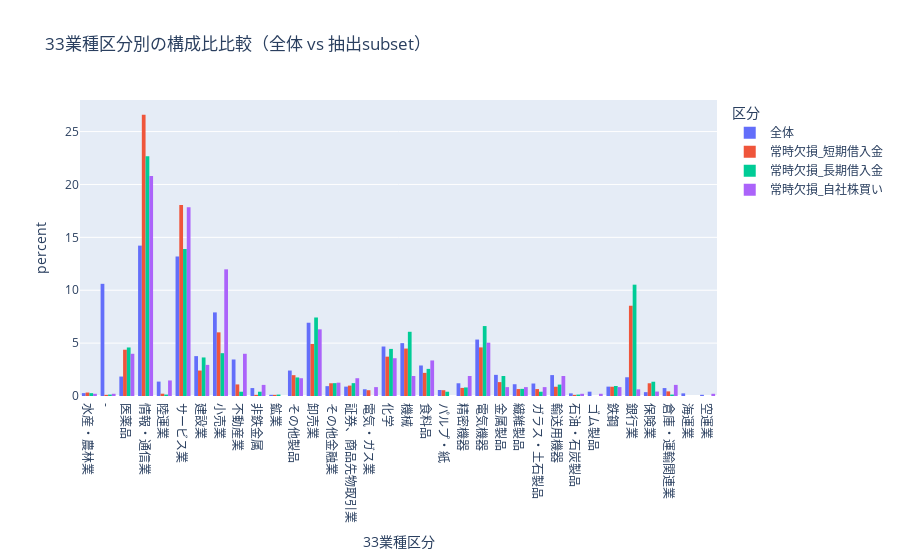

Write notebook code for a chart like this one.
### Markdown cell above
### 短期借入金、長期借入金、自社株買いの傾向を詳細分析

### Code cell
df_target = df_ALL_DATAs[["コード", "年度", "短期借入金", "長期借入金", "自社株買い"]].copy()
#display(df_target)

# 欠損率割合いの分布
missing_ratio_by_code = (
    df_target.groupby("コード")[["短期借入金", "長期借入金", "自社株買い"]]
      .apply(lambda g: g.isnull().mean())
      .reset_index()
)
#display(missing_ratio_by_code.info())
fig = px.histogram(missing_ratio_by_code, x=["短期借入金", "長期借入金", "自社株買い"],
    title="短期借入金、長期借入金、自社株買いの欠損率分布", labels={"value": "欠損率"}, barmode="group", histnorm="percent")
#fig.show()

# 各企業の欠損率を計算し、"常時欠損" を抽出
codes_list = {}
missing_ratio_by_code = missing_ratio_by_code.set_index("コード")
#display(missing_ratio_by_code)
for col in ["短期借入金", "長期借入金", "自社株買い"]:
    df = missing_ratio_by_code[col]
    df = df[(df == 1.0)]
    codes_list[col] = df.index.tolist()
    #display(len(codes_list[col]))
#display(codes_list)

# 業種に偏りがあるか確認
p = os.path.join(settings["data_path"], settings["files_reference"][0])
df = pd.read_csv(p,header=0,na_values=[])

# 全体データ
df_industry_33 = df[["コード","33業種区分"]].drop_duplicates().set_index("コード")
df_industry_33["区分"] = "全体"
df_industry_17 = df[["コード","17業種区分"]].drop_duplicates().set_index("コード")
df_industry_17["区分"] = "全体"
#display(df_industry_17)
#display(df_industry_33)

# subsetデータ
df_sub_33 = {}
for col in ["短期借入金", "長期借入金", "自社株買い"]:
    df_sub_33[col] = df[df["コード"].isin(codes_list[col])].copy()
    df_sub_33[col] = df_sub_33[col][["コード","33業種区分"]].drop_duplicates().set_index("コード")
    df_sub_33[col]["区分"] = f"常時欠損_{col}"
    #display(df_sub_33[col])
    
# 結合
df_combined = pd.concat([df_industry_33, df_sub_33["短期借入金"], df_sub_33["長期借入金"], df_sub_33["自社株買い"]])

# Plotly Expressで可視化
fig = px.histogram(
    df_combined,
    x="33業種区分",
    color="区分",
    barmode="group",
    histnorm="percent",  # ← 割合表示
    title="33業種区分別の構成比比較（全体 vs 抽出subset）"
)
fig.show()
# """
# 時価総額に偏りがあるか確認


"""target_file = files[0]

fig = px.histogram(
    missing_score[target_file],  # 最初のファイルのデータを使用
    x="平均欠損率",
    nbins=50,
    title="全企業の欠損率分布"+files[0],
    labels={"平均欠損率": "平均欠損率"}
)
#fig.show()
# 特定範囲の欠損率を持つコードを抽出
threshold_low = 0.215
threshold_high= 0.225
filtered_codes = missing_score[target_file][
    (missing_score[target_file]["平均欠損率"] >= threshold_low) &
    (missing_score[target_file]["平均欠損率"] < threshold_high)
]
#display(filtered_codes)
# 列別欠損率
df_by_code = all_df[target_file].set_index("コード") # 企業コードを index にする
codes = filtered_codes["コード"].tolist() # 企業コードをリスト化
subset = df_by_code.loc[df_by_code.index.isin(codes)] # 企業コードのデータ抽出
#print(df_by_code)
col_missing = subset.isnull().mean().sort_values(ascending=False) # 列別欠損率
#display(col_missing)

#年次別の欠損率推移確認
df = all_df[target_file]
year_all = (
    df.groupby('年度')[['短期借入金', '長期借入金']].apply(lambda d: d.isnull().mean())
    .apply(lambda d: d)
    .reset_index()
)
# 欠損率の推移を可視化
fig = px.line(
    year_all,
    x="年度",
    y=["短期借入金", "長期借入金"],  # 複数列を同時に表示
    markers=True,
    title="各列の欠損率の推移"
)
#fig.show()
# 各企業の年次ごとの欠損率を計算し、"常時欠損" と "変化あり" を分類
status = {}
code_groups = subset.groupby("コード")
for code, g in code_groups:
    rate_by_year = g[['短期借入金','長期借入金']].isnull().mean(axis=1)  # 年行ごとの欠損率
    if rate_by_year.nunique() == 1 and rate_by_year.iloc[0] == 1.0:
        status[code] = 'always_missing'
    else:
        status[code] = 'variable'
pd.Series(status).value_counts()
# variable の一部を表示して具体的な年次パターンを確認
#for code, st in list(status.items())[:100]:
    #if st == 'variable':
        #print(code)
        #display(code_groups.get_group(code)[['年度','短期借入金','長期借入金']].head(20))
# 業種に偏りがあるか確認
codes = filtered_codes["コード"].tolist()
p = os.path.join(base_path, files_reference[0])
df = pd.read_csv(p,header=0,na_values=[])
# 全体データ
df_all = df.copy()
df_all["区分"] = "全体"
# subsetデータ
df_sub = df[df["コード"].isin(codes)].copy()
df_sub["区分"] = "抽出subset"
# 結合
df_combined = pd.concat([df_all, df_sub])
# Plotly Expressで可視化
fig = px.histogram(
    df_combined,
    x="33業種区分",
    color="区分",
    barmode="group",
    histnorm="percent",  # ← 割合表示
    title="33業種区分別の構成比比較（全体 vs 抽出subset）"
)
#fig.show()

# # 時価総額に偏りがあるか確認
# 時価総額の推定モデル：推定時価総額 = (PER * EPS) * (自己資本 / BPS) * (ROE / 10 + 営業CFマージン)
# 4つのファイルを結合
df_combined = pd.DataFrame()
for filename in files:
    df=all_df[filename]
    df_combined = pd.concat([df_combined, df], axis=0)
#display(df_combined)
df = df_combined[["コード","年度","純利益","EPS","株主資本","BPS","ROE","営業CFマージン"]].copy()
def combine_nonnull(series):
    #そのグループ内で最初に非NaNの値を返す
    return series.dropna().iloc[0] if series.notna().any() else np.nan

# 「コード」「年度」でグループ化して統合
df_merged = (
    df.groupby(["コード", "年度"], as_index=False)
      .agg(combine_nonnull)
      .sort_values(["コード", "年度"])
      .reset_index(drop=True)
)
#display(df_merged.head(1000))


"""

### Figure 1 — Plotly figure (JSON) as saved in the notebook; plotly's stock layout.template omitted (floating-point values rounded to 4 significant figures; data arrays with more than 128 entries replaced by an {"elided": "..."} marker saying what was removed)
{"data": [{"alignmentgroup": "True", "bingroup": "x", "histnorm": "percent", "hovertemplate": "区分=全体<br>33業種区分=%{x}<br>percent=%{y}<extra></extra>", "legendgroup": "全体", "marker": {"color": "#636efa", "pattern": {"shape": ""}}, "name": "全体", "offsetgroup": "全体", "orientation": "v", "showlegend": true, "type": "histogram", "x": {"elided": "4403 str values"}, "xaxis": "x", "yaxis": "y"}, {"alignmentgroup": "True", "bingroup": "x", "histnorm": "percent", "hovertemplate": "区分=常時欠損_短期借入金<br>33業種区分=%{x}<br>percent=%{y}<extra></extra>", "legendgroup": "常時欠損_短期借入金", "marker": {"color": "#EF553B", "pattern": {"shape": ""}}, "name": "常時欠損_短期借入金", "offsetgroup": "常時欠損_短期借入金", "orientation": "v", "showlegend": true, "type": "histogram", "x": {"elided": "914 str values"}, "xaxis": "x", "yaxis": "y"}, {"alignmentgroup": "True", "bingroup": "x", "histnorm": "percent", "hovertemplate": "区分=常時欠損_長期借入金<br>33業種区分=%{x}<br>percent=%{y}<extra></extra>", "legendgroup": "常時欠損_長期借入金", "marker": {"color": "#00cc96", "pattern": {"shape": ""}}, "name": "常時欠損_長期借入金", "offsetgroup": "常時欠損_長期借入金", "orientation": "v", "showlegend": true, "type": "histogram", "x": {"elided": "741 str values"}, "xaxis": "x", "yaxis": "y"}, {"alignmentgroup": "True", "bingroup": "x", "histnorm": "percent", "hovertemplate": "区分=常時欠損_自社株買い<br>33業種区分=%{x}<br>percent=%{y}<extra></extra>", "legendgroup": "常時欠損_自社株買い", "marker": {"color": "#ab63fa", "pattern": {"shape": ""}}, "name": "常時欠損_自社株買い", "offsetgroup": "常時欠損_自社株買い", "orientation": "v", "showlegend": true, "type": "histogram", "x": {"elided": "476 str values"}, "xaxis": "x", "yaxis": "y"}], "layout": {"barmode": "group", "legend": {"title": {"text": "区分"}, "tracegroupgap": 0}, "title": {"text": "33業種区分別の構成比比較（全体 vs 抽出subset）"}, "xaxis": {"anchor": "y", "domain": [0, 1], "title": {"text": "33業種区分"}}, "yaxis": {"anchor": "x", "domain": [0, 1], "title": {"text": "percent"}}}}
